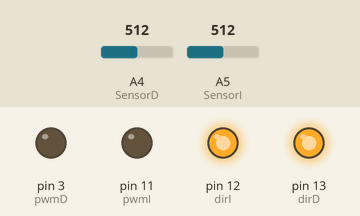
Recording of a sketch running on a simulated Arduino Uno, built with avr-gcc and run on an emulated ATmega328P. On the bench: output pins drawn as LEDs (lit = HIGH). The test bench sets the inputs (shaded band); at power-on: A4 (SensorD) = 512, A5 (SensorI) = 512.

Above: at 2.2 s.
2.3 s: A4 (SensorD) set to 312
3.8 s: A4 (SensorD) set to 290
At 4.5 s:
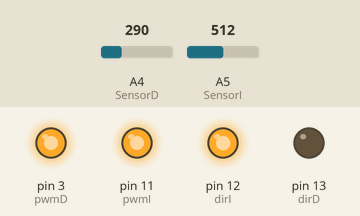
5.3 s: A5 (SensorI) set to 314
6.8 s: A5 (SensorI) set to 287
At 8.0 s:
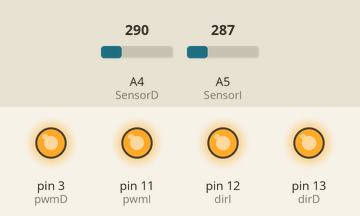
8.3 s: A4 (SensorD) set to 306
At 9.1 s:
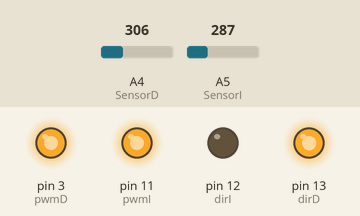
9.8 s: A4 (SensorD) set to 122
At 10.3 s:
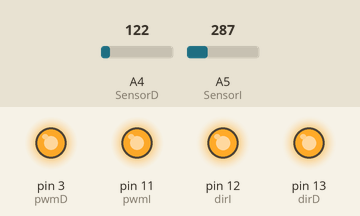
Timing chart, 0 to 12.3 s (numbered marks = the images above; inputs shaded):
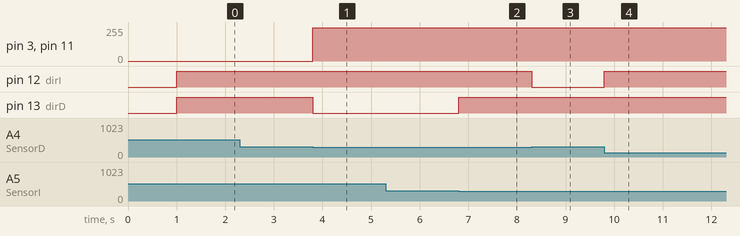

The sketch:

EJEMPLO_CARLITOS.ino
```cpp
#define SensorI A5
#define SensorD A4

int pwmD = 3;
int pwmI = 11;
int dirD = 13;
int dirI = 12;

void setup(){
  pinMode(pwmD, OUTPUT);
  pinMode(pwmI, OUTPUT);
  pinMode(dirD, OUTPUT);
  pinMode(dirI, OUTPUT);
  pinMode(SensorD, INPUT);
  pinMode(SensorI, INPUT);
  delay(1000);}

void loop(){
  if((analogRead(SensorI)>300)&&(analogRead(SensorD)>300)){  //DETENIDO
    digitalWrite(dirI,HIGH);
    digitalWrite(dirD,HIGH);
    analogWrite(pwmI,0);
    analogWrite(pwmD,0);}

  if((analogRead(SensorI)>300)&&(analogRead(SensorD)<300)){  //DERECHA
    digitalWrite(dirI,HIGH);
    digitalWrite(dirD,LOW);
    analogWrite(pwmI,250);
    analogWrite(pwmD,250);}

  if((analogRead(SensorI)<300)&&(analogRead(SensorD)>300)){  //IZQUIERDA
    digitalWrite(dirI,LOW);
    digitalWrite(dirD,HIGH);
    analogWrite(pwmI,250);
    analogWrite(pwmD,250);}

  if((analogRead(SensorI)<300)&&(analogRead(SensorD)<300)){  //AVANZA
    digitalWrite(dirI,HIGH);
    digitalWrite(dirD,HIGH);
    analogWrite(pwmI,250);
    analogWrite(pwmD,250);}
}
```

Measured:
- the behaviour switches between 300 and 299 on A4 (SensorD) (found by bisection; images 0 and 1)
- the behaviour switches between 300 and 299 on A5 (SensorI) (found by bisection; images 1 and 2)
- after the input at 2.3 s, every drawn part: stays the same
- after the input at 3.8 s, pin 3 (pwmD), pin 11 (pwmI): 0/255 → 250/255 at once; pin 13 (dirD): HIGH → LOW at once
- after the input at 5.3 s, every drawn part: stays the same
- after the input at 6.8 s, pin 13 (dirD): LOW → HIGH at once
- after the input at 8.3 s, pin 12 (dirI): HIGH → LOW at once
- after the input at 9.8 s, pin 12 (dirI): LOW → HIGH at once
